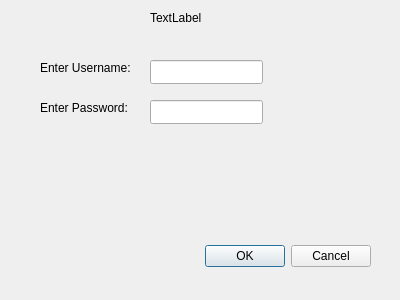
<?xml version="1.0" encoding="UTF-8"?>
<ui version="4.0">
 <class>DatabaseLogIn</class>
 <widget class="QDialog" name="DatabaseLogIn">
  <property name="geometry">
   <rect>
    <x>0</x>
    <y>0</y>
    <width>400</width>
    <height>300</height>
   </rect>
  </property>
  <property name="windowTitle">
   <string>Dialog</string>
  </property>
  <widget class="QDialogButtonBox" name="buttonBox">
   <property name="geometry">
    <rect>
     <x>30</x>
     <y>240</y>
     <width>341</width>
     <height>32</height>
    </rect>
   </property>
   <property name="orientation">
    <enum>Qt::Horizontal</enum>
   </property>
   <property name="standardButtons">
    <set>QDialogButtonBox::Cancel|QDialogButtonBox::Ok</set>
   </property>
  </widget>
  <widget class="QLabel" name="label_Userid">
   <property name="geometry">
    <rect>
     <x>40</x>
     <y>60</y>
     <width>91</width>
     <height>16</height>
    </rect>
   </property>
   <property name="text">
    <string>Enter Username: </string>
   </property>
  </widget>
  <widget class="QLabel" name="label_password">
   <property name="geometry">
    <rect>
     <x>40</x>
     <y>100</y>
     <width>91</width>
     <height>16</height>
    </rect>
   </property>
   <property name="text">
    <string>Enter Password: </string>
   </property>
  </widget>
  <widget class="QLineEdit" name="lineEdit_Userid">
   <property name="geometry">
    <rect>
     <x>150</x>
     <y>60</y>
     <width>113</width>
     <height>24</height>
    </rect>
   </property>
  </widget>
  <widget class="QLineEdit" name="lineEdit_databasePass">
   <property name="geometry">
    <rect>
     <x>150</x>
     <y>100</y>
     <width>113</width>
     <height>24</height>
    </rect>
   </property>
  </widget>
  <widget class="QLabel" name="label_databaseName">
   <property name="geometry">
    <rect>
     <x>150</x>
     <y>10</y>
     <width>81</width>
     <height>16</height>
    </rect>
   </property>
   <property name="text">
    <string>TextLabel</string>
   </property>
  </widget>
 </widget>
 <resources/>
 <connections>
  <connection>
   <sender>buttonBox</sender>
   <signal>accepted()</signal>
   <receiver>DatabaseLogIn</receiver>
   <slot>accept()</slot>
   <hints>
    <hint type="sourcelabel">
     <x>248</x>
     <y>254</y>
    </hint>
    <hint type="destinationlabel">
     <x>157</x>
     <y>274</y>
    </hint>
   </hints>
  </connection>
  <connection>
   <sender>buttonBox</sender>
   <signal>rejected()</signal>
   <receiver>DatabaseLogIn</receiver>
   <slot>reject()</slot>
   <hints>
    <hint type="sourcelabel">
     <x>316</x>
     <y>260</y>
    </hint>
    <hint type="destinationlabel">
     <x>286</x>
     <y>274</y>
    </hint>
   </hints>
  </connection>
 </connections>
</ui>
